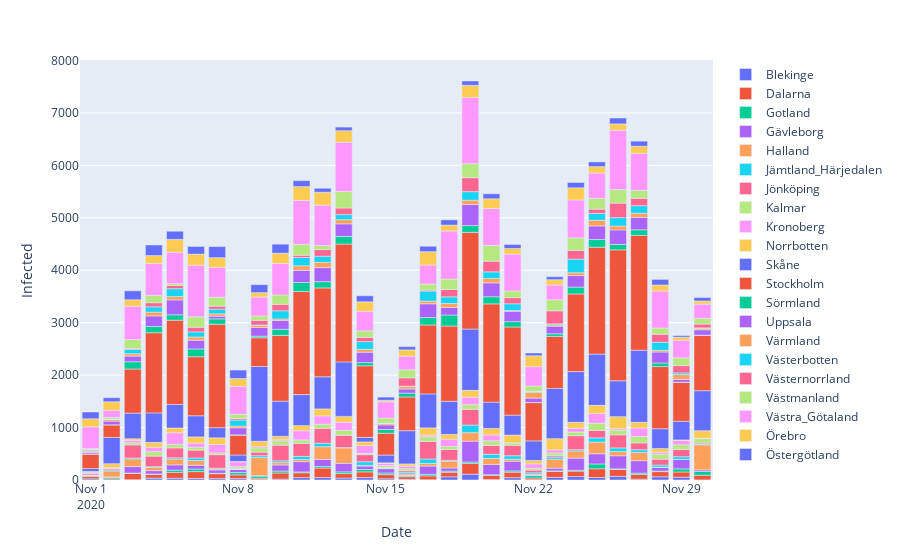

The cell this chart's notebook holds for it:
### Code cell
fig = px.bar(df_infected[list(columns)].loc["2020-11"], 
             labels=dict(value="Infected", Datum="Date", variable="", 
                         title="Hej"))
fig.show()
